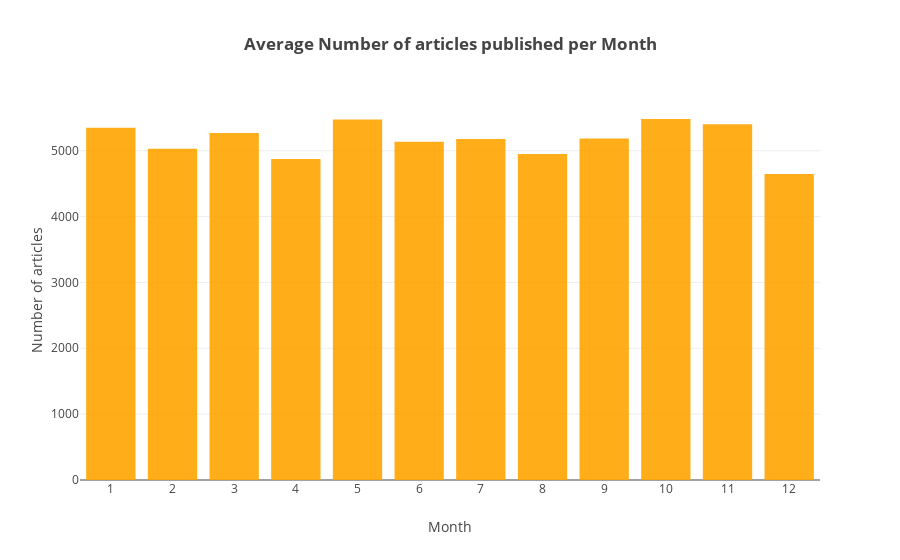

Source (notebook cell):
### Markdown cell above
### Average number of articles published per month

### Code cell
num_articles = []
y = []
for i, month in enumerate(df['month'].unique()):
    for year in df['year'].unique():
        num_articles.append(df[df['year'] == year].groupby('month')['month'].count().values[i])
    y.append(sum(num_articles)/len(num_articles))
    num_articles = []

x = df.groupby('month')['year'].count().index.values

trace2 = go.Bar(x=x,
                y=y, 
                marker_color='orange',
                opacity=0.9
               )

layout = go.Layout(title='<b>Average Number of articles published per Month</b>',
                   xaxis=dict(title='Month',
                              type='category'
                             ),
                   yaxis=dict(title='Number of articles')
                  )

fig = go.Figure(data=[trace2], layout=layout)
py.iplot(fig)

### Figure 1 — Plotly figure (JSON) as saved in the notebook; plotly's stock layout.template omitted (floating-point values rounded to 4 significant figures)
{"data": [{"marker": {"color": "orange"}, "opacity": 0.9, "type": "bar", "uid": "4d1856e6-6b65-44a6-bb29-84452cae50d8", "x": [1, 2, 3, 4, 5, 6, 7, 8, 9, 10, 11, 12], "y": [5350.0, 5030.0, 5268.0, 4873.0, 5473.0, 5135.0, 5177.0, 4951.0, 5188.0, 5482.0, 5403.0, 4648.0]}], "layout": {"title": {"text": "<b>Average Number of articles published per Month</b>"}, "xaxis": {"title": {"text": "Month"}, "type": "category"}, "yaxis": {"title": {"text": "Number of articles"}}}}
